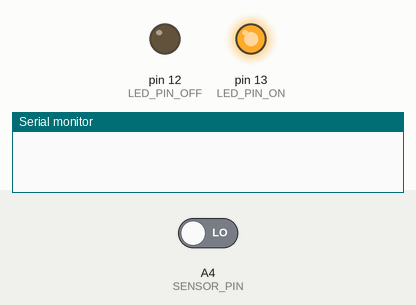
Simulated run of this sketch. Board: Arduino Uno, built with avr-gcc and run on an emulated ATmega328P. Shown: output pins drawn as LEDs (lit = HIGH), the last lines printed to the serial monitor. The inputs (shaded band) are chosen by the test bench; at power-on: A4 (SENSOR_PIN) LOW.

Above: at 1.2 s.
1.3 s: A4 (SENSOR_PIN) driven HIGH
At 1.7 s:
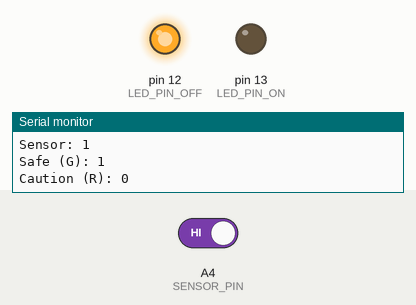
2.8 s: A4 (SENSOR_PIN) driven LOW
At 4.2 s:
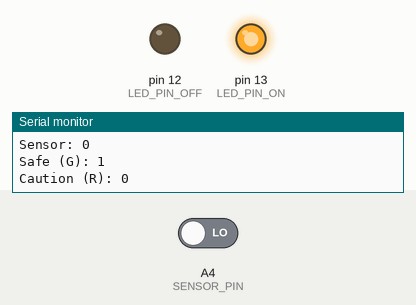
Timing chart, 0 to 5.8 s (numbered marks = the images above; inputs shaded):
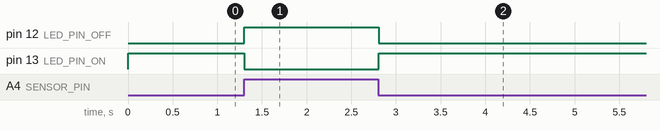

The sketch:

M1T1P.ino
```cpp
// C++ code
//

const byte LED_PIN_ON = 13;
const byte LED_PIN_OFF = 12;
const byte SENSOR_PIN = A4;

int state = 0;
int sensorValue = HIGH;

void setup()
{
  Serial.begin(9600);
  pinMode(LED_PIN_ON, OUTPUT);
  pinMode(LED_PIN_OFF, OUTPUT);
  pinMode(SENSOR_PIN, INPUT);
}


void loop()
{
  sensorValue = digitalRead(SENSOR_PIN);

  if (sensorValue == HIGH ){
    digitalWrite(LED_PIN_OFF, HIGH);
    digitalWrite(LED_PIN_ON, LOW);

    if (state == LOW){
    Serial.println("I see you!");
    Serial.println(millis());

  	digitalWrite(LED_PIN_OFF, HIGH);
    digitalWrite(LED_PIN_ON, LOW);
    state = HIGH;

    Serial.print("Sensor: ");
    Serial.println(sensorValue);
    Serial.print("Safe (G): ");
    Serial.println(digitalRead(LED_PIN_OFF));
    Serial.print("Caution (R): ");
    Serial.println(digitalRead(LED_PIN_ON));
    }
  }
  else{
    digitalWrite(LED_PIN_ON, HIGH);
    digitalWrite(LED_PIN_OFF, LOW);

    if (state == HIGH){
    Serial.println("Incognito mode Activated!");
    Serial.println(millis());

  	digitalWrite(LED_PIN_ON, LOW);
    digitalWrite(LED_PIN_OFF, HIGH);
    state = LOW;

    Serial.print("Sensor: ");
    Serial.println(sensorValue);
    Serial.print("Safe (G): ");
    Serial.println(digitalRead(LED_PIN_OFF));
    Serial.print("Caution (R): ");
    Serial.println(digitalRead(LED_PIN_ON));
    }
  }
}
```

Measured:
- after the input at 1.3 s, pin 12 (LED_PIN_OFF): LOW → HIGH at once; pin 13 (LED_PIN_ON): HIGH → LOW at once
- after the input at 2.8 s, pin 12 (LED_PIN_OFF): HIGH → LOW at once; pin 13 (LED_PIN_ON): LOW → HIGH at once
